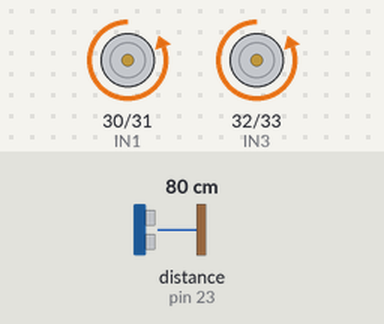
Bench run of a sketch on a simulated Arduino Mega 2560, built with avr-gcc and run on an emulated ATmega2560. Parts: motor-driver pin pairs drawn as motors (green arrow = first pin HIGH = forward, orange = second pin HIGH = backward, longer = more drive, scaled by the enable pin). The inputs (shaded band) are chosen by the test bench; at power-on: distance to the obstacle (sensor on pin 23) 80 cm. What the sketch prints to the serial monitor is not drawn.

Above: at 1.2 s.
1.3 s: distance to the obstacle (sensor on pin 23) set to 12 cm
2.8 s: distance to the obstacle (sensor on pin 23) set to 9 cm
At 2.98 s:
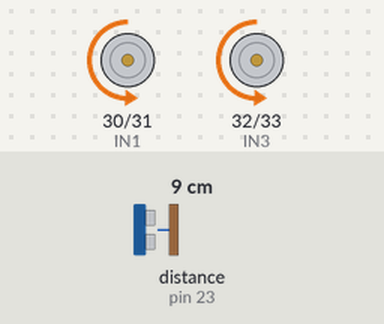
At 3.88 s:
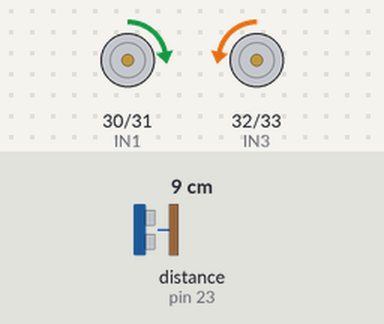
5.8 s: distance to the obstacle (sensor on pin 23) set to 18 cm
At 6.0 s:
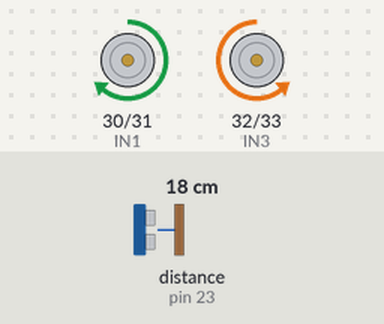
Timing chart, 0 to 8.8 s (numbered marks = the images above; inputs shaded):
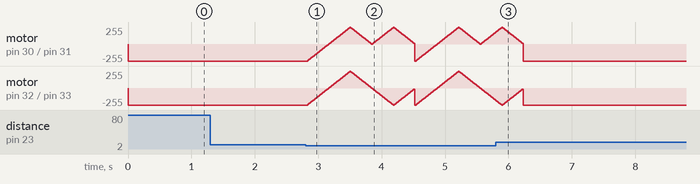

Measured:
- the behaviour switches between 11 and 10 cm on distance to the obstacle (sensor on pin 23) (found by bisection; images 0 and 1)
- after the input at 1.3 s, every drawn part: stays the same
- after the input at 5.8 s, motor on pin 30 (IN1) / pin 31 (IN2), motor on pin 32 (IN3) / pin 33 (IN4): goes on until 6.2 s, then stays backward 255/255

The sketch:

moteurs_ex.ino
```cpp
int ENA = 2;
int IN1 = 30;
int IN2 = 31;
int IN3 = 32;
int IN4 = 33;
int ENB = 3;
#include <NewPing.h>

int val;
int cm;
NewPing sonar(22, 23, 50);
void setup() {
  pinMode(ENA, OUTPUT); // Configurer
  pinMode(ENB, OUTPUT); // les broches
  pinMode(IN1, OUTPUT); // comme sortie
  pinMode(IN2, OUTPUT);
  Serial.println("1");
  pinMode(IN3, OUTPUT);
  pinMode(IN4, OUTPUT);
  digitalWrite(ENA, LOW);
  digitalWrite(ENB, LOW);
  Serial.begin(9600);


}
void loop() {

  cm = sonar.ping_cm();
  Serial.print(cm);
  int vitesse=255;


  if (cm > 10 || cm == 0) {
    digitalWrite(IN1, LOW);
    digitalWrite(IN2, HIGH);
    digitalWrite(IN3, LOW);
    digitalWrite(IN4, HIGH);


    analogWrite(ENA, vitesse);
    analogWrite(ENB, vitesse);
  }

   else {
    int i = vitesse;
    while (i > 0) {
      analogWrite(ENA, i);
      analogWrite(ENB, i);
      i -= 15;

    Serial.println("decceler");
      delay(20);
    }


    digitalWrite(IN1, HIGH);
    digitalWrite(IN2, LOW);
    digitalWrite(IN3, HIGH);
    digitalWrite(IN4, LOW);

     i = 0;


    while (i < vitesse) {
      analogWrite(ENA, i);
      analogWrite(ENB, i);

    Serial.println("acceler");
      i += 15;
      delay(20);
    }

digitalWrite(IN1, HIGH);
    digitalWrite(IN2, LOW);
    digitalWrite(IN3, HIGH);
    digitalWrite(IN4, LOW);

      analogWrite(ENA, vitesse);
      analogWrite(ENB, vitesse);
    Serial.println("boucle reculer");


while (i > 0) {
      analogWrite(ENA, i);
      analogWrite(ENB, i);
      i -= 15;

    Serial.println("decceler");
      delay(20);
    }


digitalWrite(IN1, HIGH);
    digitalWrite(IN2, LOW);
    // Direction du Moteur B
    // NB: en sens inverse du moteur

    digitalWrite(IN3, LOW);
    digitalWrite(IN4, HIGH);

     i = 0;
    while (i < vitesse) {
      analogWrite(ENA, i);
      analogWrite(ENB, i);

    Serial.println("acceler");
      i += 15;
      delay(20);
    }
    Serial.println("boucle tourner");


while (i > 0) {
      analogWrite(ENA, i);
      analogWrite(ENB, i);
      i -= 15;

    Serial.println("decceler");
      delay(20);
    }


    digitalWrite(IN1, LOW);
    digitalWrite(IN2, HIGH);
    digitalWrite(IN3, LOW);
    digitalWrite(IN4, HIGH);

  }


}
```
